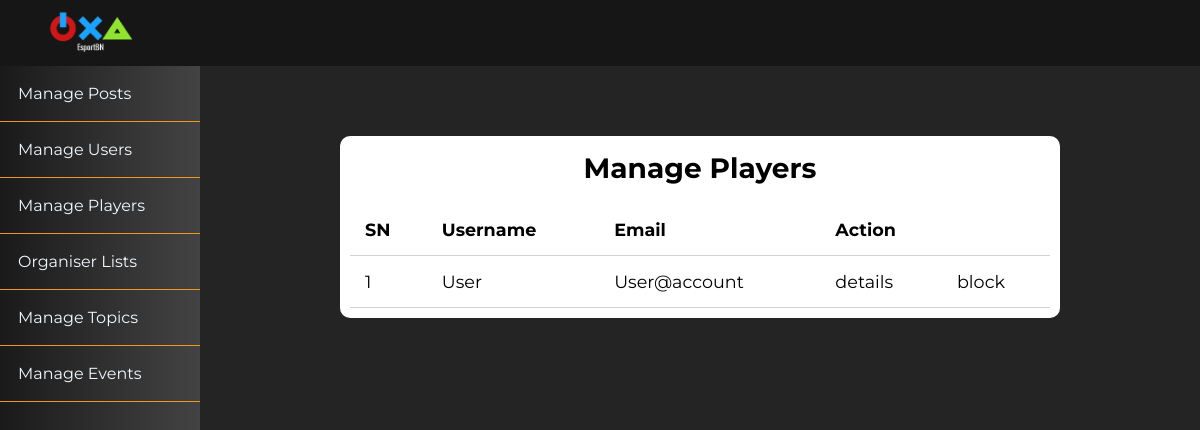
Before: /admin/players/index.php with the older database file.
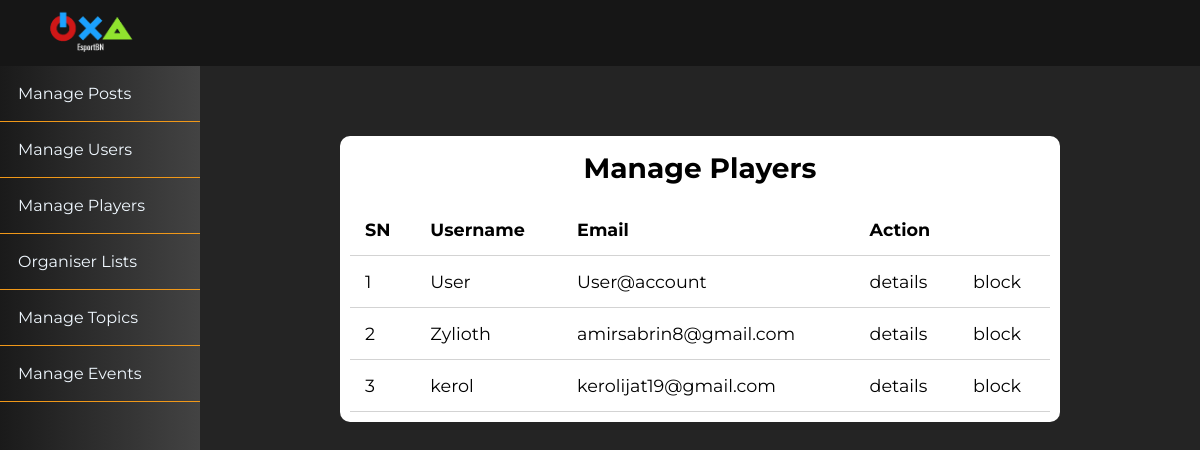
After: the same page with the newer database file.
### tables this page shows
CREATE TABLE `users` (
  `id` int(11) NOT NULL,
  `admin` tinyint(4) NOT NULL,
  `username` varchar(255) NOT NULL,
  `email` varchar(255) NOT NULL,
  `password` varchar(255) NOT NULL,
  `code` mediumint(50) NOT NULL,
  `status` text NOT NULL,
  `created_at` timestamp NOT NULL DEFAULT current_timestamp(),
  `bio` text NOT NULL DEFAULT 'No Bio Yet ... ',
  `instagram` text NOT NULL DEFAULT 'EsportBrunei',
  `steam` text NOT NULL DEFAULT 'SteamID',
  `discord` text NOT NULL DEFAULT 'name#0000',
  `pic` varchar(255) NOT NULL DEFAULT '1634018908_profile.png',
  `blocked` tinyint(4) NOT NULL,
  `proof` varchar(255) NOT NULL,
  `organiser_status` int(11) NOT NULL,
  `phone_number` int(7) NOT NULL,
  `details` text NOT NULL
);

### app/controllers/users.php (called while the page is built, shortened)
<?php
include(ROOT_PATH . "/app/database/db.php");
$table = 'users';
$admin_users = selectAll($table, array('admin'=> 0));

### app/database/db.php (called while the page is built, shortened)
<?php
require('connect.php');
function executeQuery($sql, $data)
{
    global $conn;
    $stmt = $conn->prepare($sql);
    $values = array_values($data);
    $types = str_repeat('s', count($values));
    $stmt->bind_param($types, ...$values);
    $stmt->execute();
    return $stmt;
}
function selectAll($table, $conditions = [])
{
    global $conn;
    $sql = "SELECT * FROM $table";
    if (empty($conditions)) {
        $stmt = $conn->prepare($sql);
        $stmt->execute();
        $records = $stmt->get_result()->fetch_all(MYSQLI_ASSOC);
        return $records;
    } else {
        $i = 0;
        foreach ($conditions as $key => $value) {
            if ($i === 0) {
                $sql = $sql . " WHERE $key=?";
            } else {
                $sql = $sql . " AND $key=?";
            }
            $i++;
        }
        $stmt = executeQuery($sql, $conditions);
        $records = $stmt->get_result()->fetch_all(MYSQLI_ASSOC);
        return $records;
    }
}

### admin/players/index.php (the view, shortened to what this page needs)
<?php include(ROOT_PATH . "/app/controllers/users.php");
?>
<!DOCTYPE html>
<html lang="en">
    <head>
        <link rel="stylesheet"
            href="https://use.fontawesome.com/releases/v5.7.2/css/all.css"
>
        <link rel="stylesheet" href="../../assets/css/style.css">
        <link rel="stylesheet" href="../../assets/css/admin.css">
    </head>
    <body>
    <?php include(ROOT_PATH . "/app/includes/AdminHeader.php"); ?>
        <div class="admin-wrapper">
        <?php include(ROOT_PATH . "/app/includes/AdminSidebar.php"); ?>
            <div class="admin-content">
                <div class="content">
                    <h2 class="page-title">Manage Players</h2>
                    <table>
                        <thead>
                            <th>SN</th>
                            <th>Username</th>
                            <th>Email</th>
                            <th colspan="3">Action</th>
                        </thead>
                        <tbody>
                            <?php foreach ($admin_users as $key => $user): ?>
                                <tr>
                                    <td><?php echo $key + 1; ?></td>
                                    <td><?php echo $user['username']; ?></td>
                                    <td><?php echo $user['email']; ?></td>
                                    <td><a href="details.php?id=<?php echo $user['id']; ?>" >details</a></td>
                                    <?php if ($user['blocked'] == 1): ?>
                                        <td><a href="details.php?blocked=0&p_id=<?php echo $user['id'] ?>" class="unblock">unblock</a></td>
                                    <?php else: ?>
                                        <td><a href="details.php?blocked=1&p_id=<?php echo $user['id'] ?>" class="block">block</a></td>
                                    <?php endif; ?>
                                </tr>
                            <?php endforeach; ?>
                        </tbody>
                    </table>
                </div>
            </div>
        </div>
    </body>
</html>

### app/includes/adminHeader.php (shortened to what this page needs)
<header>
    <a class="logo" href="<?php echo BASE_URL . '/index.php'; ?>">
    <img src= <?php echo BASE_URL . "/assets/logo/logo3.png" ?> style="width:25%;padding-right:15px;" >
    </a>
</header>

### app/includes/adminSidebar.php
<div class="left-sidebar">
    <ul>
        <li><a href="<?php echo BASE_URL . '/admin/posts/index.php'; ?>">Manage Posts</a></li>
        <li><a href="<?php echo BASE_URL . '/admin/users/index.php'; ?>">Manage Users</a></li>
        <li><a href="<?php echo BASE_URL . '/admin/players/index.php'; ?>">Manage Players</a></li>
        <li><a href="<?php echo BASE_URL . '/admin/organiserlist/index.php'; ?>">Organiser Lists</a></li>
        <li><a href="<?php echo BASE_URL . '/admin/topics/index.php'; ?>">Manage Topics</a></li>
        <li><a href="<?php echo BASE_URL . '/admin/events/index.php'; ?>">Manage Events</a></li>
    </ul>
</div>

### assets/css/style.css (style rules this page uses)
* { box-sizing: border-box; }
html, body { height: 100%; padding: 0px; margin: 0px; background: #242424; font-family: "Montserrat", serif ; }
h2, h3, h4, h5, h6 { font-family: "Montserrat", serif; color: black; margin: 5px; }
a { text-decoration: none; color: inherit; }
header { background: #161616; height: 66px; font-family: "Montserrat", serif ; }
header * { color: white; }
header .logo { float: left; height: inherit; margin-left: 2em; }
.content { width: 90%; margin: 30px auto 30px; background: white; border-radius: 10px; padding : 10px; }
ul { list-style-type: none; }

### assets/css/admin.css (style rules this page uses)
header { background: #161616; }
.admin-wrapper { display: flex; height: calc(100% - 66px); }
.admin-wrapper .left-sidebar { flex: 2; height: 100%; background: linear-gradient(to right,#1a1a1a,#434343); }
.admin-wrapper .left-sidebar ul { list-style: none; margin: 0px; padding: 0px; color: aliceblue; }
.admin-wrapper .left-sidebar ul li a { padding: 18px; display: block; border-bottom: 1px solid #F09819; }
.admin-wrapper .admin-content { flex: 8; height: 100%; padding: 40px 100px 100px; overflow-y: scroll; }
.admin-content .page-title { color: black; font-size: 28px; text-align: center; margin-bottom: 1.2rem; }
table { width: 100%; border-collapse: collapse; font-size: 1.1rem; }
th, td { padding: 15px; text-align: left; border-bottom: 1px solid #d3d3d3; }

Changed rows visible on the page:
added users: username "Zylioth", email "amirsabrin8@gmail.com"
added users: username "kerol", email "kerolijat19@gmail.com"
